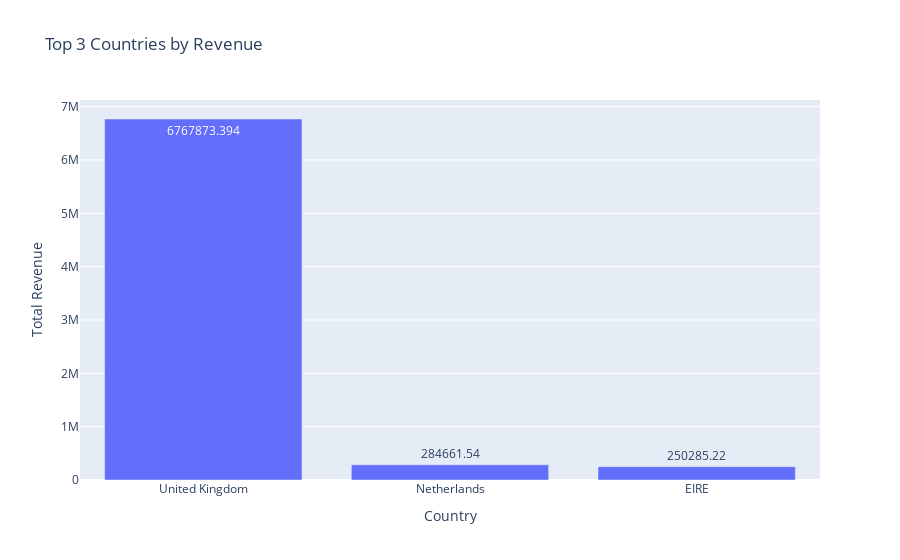

Notebook code cell kept with this figure:
### Code cell
# Top 3 Countries by Revenue
country_revenue = data.groupby('Country').agg({'TotalAmount': 'sum', 'InvoiceNo': 'nunique'}).reset_index()
country_revenue.columns = ['Country', 'TotalRevenue', 'OrderCount']
fig = px.bar(country_revenue.sort_values(by='TotalRevenue', ascending=False).head(3), 
             x='Country', y='TotalRevenue',
             title='Top 3 Countries by Revenue',
             labels={'TotalRevenue': 'Total Revenue', 'Country': 'Country'},
             text='TotalRevenue')
fig.show()

### Figure 1 — Plotly figure (JSON) as saved in the notebook; plotly's stock layout.template omitted (floating-point values rounded to 4 significant figures)
{"data": [{"hovertemplate": "Country=%{x}<br>Total Revenue=%{text}<extra></extra>", "legendgroup": "", "marker": {"color": "#636efa", "pattern": {"shape": ""}}, "name": "", "orientation": "v", "showlegend": false, "text": [6768000.0, 284700.0, 250300.0], "textposition": "auto", "type": "bar", "x": ["United Kingdom", "Netherlands", "EIRE"], "xaxis": "x", "y": [6768000.0, 284700.0, 250300.0], "yaxis": "y"}], "layout": {"barmode": "relative", "legend": {"tracegroupgap": 0}, "title": {"text": "Top 3 Countries by Revenue"}, "xaxis": {"anchor": "y", "domain": [0, 1], "title": {"text": "Country"}}, "yaxis": {"anchor": "x", "domain": [0, 1], "title": {"text": "Total Revenue"}}}}
